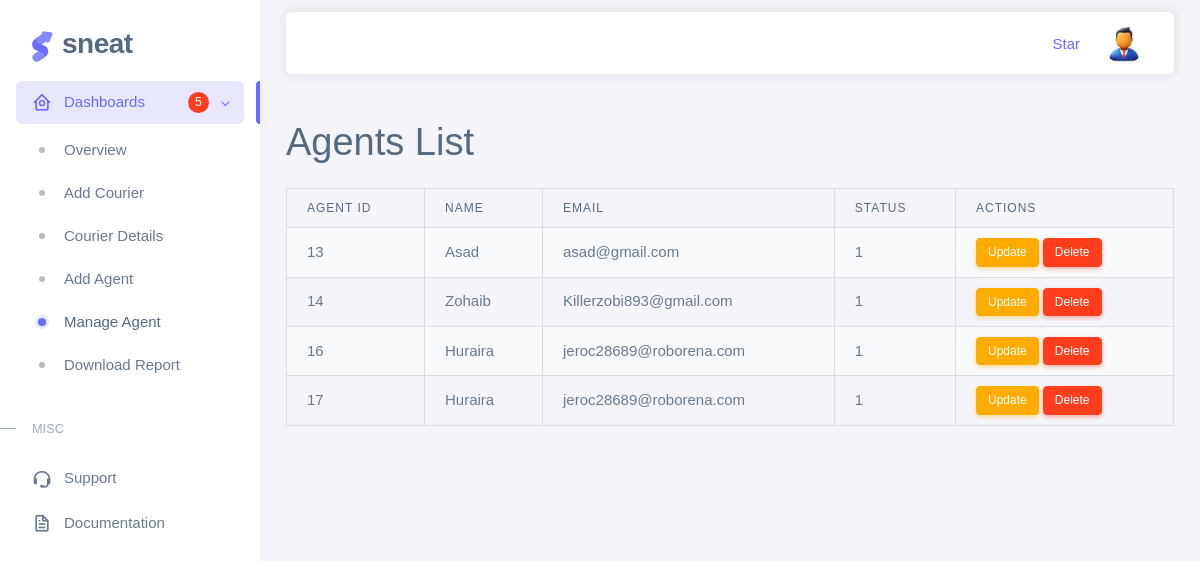
/Agent/agent_dets.php (signed in), run on an earlier commit of the app's database.
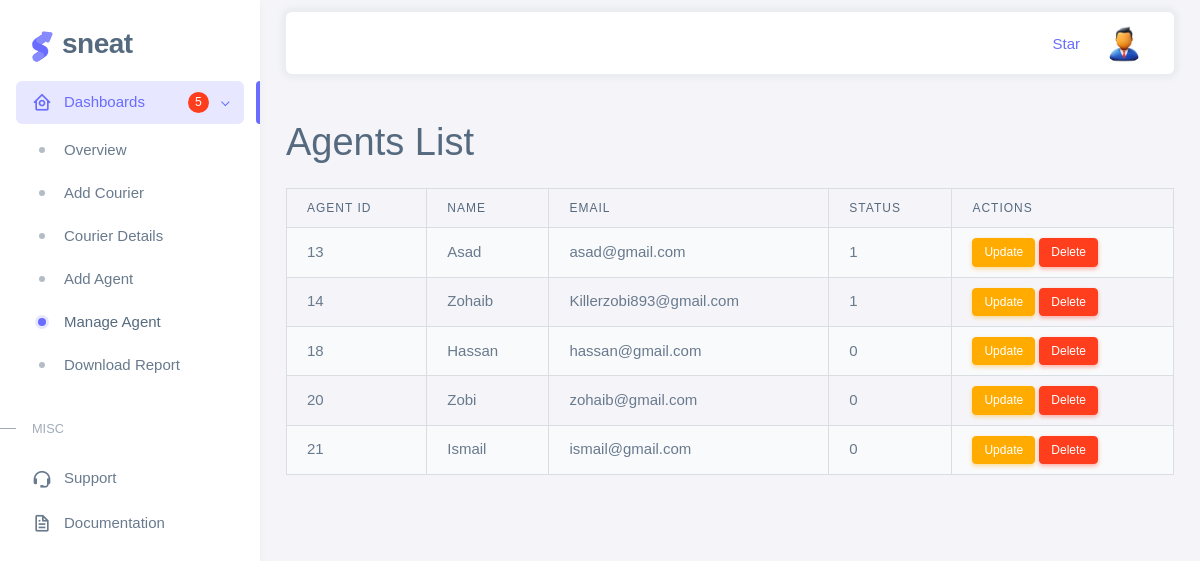
And on a later commit of the database.
### tables this page shows
CREATE TABLE `users` (
  `id` int(255) NOT NULL,
  `name` varchar(255) NOT NULL,
  `email` varchar(255) NOT NULL,
  `role` varchar(255) NOT NULL,
  `password` varchar(255) NOT NULL,
  `status` int(255) NOT NULL,
  `branch_id` int(255) DEFAULT NULL,
  `contact` bigint(255) DEFAULT NULL,
  `data_created` date NOT NULL DEFAULT current_timestamp()
);

### Agent/agent_dets.php (the view, shortened to what this page needs)
<?php
include('../connection.php');
$result = mysqli_query($conn, "SELECT * FROM users");
?>
<!DOCTYPE html>
<html
  lang="en"
  class="light-style layout-menu-fixed layout-compact"
  dir="ltr"
  data-theme="theme-default"
  data-assets-path="../Dashboard/assets/"
  data-template="vertical-menu-template-free">
  <head>
    <link rel="stylesheet" href="../Dashboard/assets/vendor/fonts/boxicons.css" />
    <link rel="stylesheet" href="../Dashboard/assets/vendor/css/core.css" class="template-customizer-core-css" />
    <link rel="stylesheet" href="../Dashboard/assets/vendor/css/theme-default.css" class="template-customizer-theme-css" />
    <link rel="stylesheet" href="../Dashboard/assets/css/demo.css" />
    <link rel="stylesheet" href="../Dashboard/assets/vendor/libs/perfect-scrollbar/perfect-scrollbar.css" />
    <link rel="stylesheet" href="../Dashboard/assets/vendor/libs/apex-charts/apex-charts.css" />
  </head>
  <body>
    <div class="layout-wrapper layout-content-navbar">
      <div class="layout-container">
        <aside id="layout-menu" class="layout-menu menu-vertical menu bg-menu-theme">
          <div class="app-brand demo">
            <a href="index.html" class="app-brand-link">
              <span class="app-brand-logo demo">
              </span>
              <span class="app-brand-text demo menu-text fw-bold ms-2">Sneat</span>
            </a>
          </div>
          <ul class="menu-inner py-1">
            <li class="menu-item active open">
              <a href="javascript:void(0);" class="menu-link menu-toggle">
                <i class="menu-icon tf-icons bx bx-home-circle"></i>
                <div data-i18n="Dashboards">Dashboards</div>
                <div class="badge bg-danger rounded-pill ms-auto">5</div>
              </a>
              <ul class="menu-sub">
              <li class="menu-item ">
                  <a
                    href="../Dashboard/index.php"
                    class="menu-link">
                    <div data-i18n="CRM">Overview</div>
                  </a>
                </li>
                <li class="menu-item ">
                  <a
                    href="../Courier/index.php"
                    class="menu-link">
                    <div data-i18n="CRM">Add Courier</div>
                  </a>
                </li>
                <li class="menu-item">
                  <a href="../Courier/courier_dets.php" class="menu-link">
                    <div data-i18n="Analytics">Courier Details</div>
                  </a>
                </li>
                <li class="menu-item">
                  <a
                    href="./create_agent.php"
                    class="menu-link">
                    <div data-i18n="eCommerce">Add Agent</div>
                  </a>
                </li>
                <li class="menu-item active">
                  <a
                    href="./agent_dets.php"
                    class="menu-link">
                    <div data-i18n="Logistics">Manage Agent</div>
                  </a>
                </li>
                <li class="menu-item">
                  <a
                    href="../generate_report.php"
                    class="menu-link">
                    <div data-i18n="Academy">Download Report</div>
                  </a>
                </li>
              </ul>
            </li>
            <li class="menu-header small text-uppercase"><span class="menu-header-text">Misc</span></li>
            <li class="menu-item">
              <a
                href="https://github.com/themeselection/sneat-html-admin-template-free/issues"
                class="menu-link">
                <i class="menu-icon tf-icons bx bx-support"></i>
                <div data-i18n="Support">Support</div>
              </a>
            </li>
            <li class="menu-item">
              <a
                href="https://demos.themeselection.com/sneat-bootstrap-html-admin-template/documentation/"
                class="menu-link">
                <i class="menu-icon tf-icons bx bx-file"></i>
                <div data-i18n="Documentation">Documentation</div>
              </a>
            </li>
          </ul>
        </aside>
        <div class="layout-page">
          <nav
            class="layout-navbar container-xxl navbar navbar-expand-xl navbar-detached align-items-center bg-navbar-theme"
            id="layout-navbar">
            <div class="navbar-nav-right d-flex align-items-center" id="navbar-collapse">
              <ul class="navbar-nav flex-row align-items-center ms-auto">
                <li class="nav-item lh-1 me-3">
                  <a
                    class="github-button"
                    href="https://github.com/zohaib-khan-786/E-Project-PHP-"
                    data-icon="octicon-star"
                    data-size="large"
                    data-show-count="true"
                    aria-label="Zohaib//Ismail"
                    >Star</a
                  >
                </li>
                  <li class="nav-item navbar-dropdown dropdown-user dropdown">
                  <a class="nav-link dropdown-toggle hide-arrow" href="javascript:void(0);" data-bs-toggle="dropdown">
                    <div class="avatar">
                    <?php
                                if(isset($_SESSION['adminName'])){
                                  echo '<img src="../Dashboard/assets/img/avatars/admin.png" alt class="w-px-40 h-auto rounded-circle" />';
                                } else if(isset($_SESSION['agentName'])){
                                  echo '<img src="../Dashboard/assets/img/avatars/1.png" alt class="w-px-40 h-auto rounded-circle" />';
                                }
                              ?>
                    </div>
                  </a>
                </li>
              </ul>
            </div>
          </nav>
    <div class="container mt-5">
        <h1 class="mb-4">Agents List</h1>
        <table class="table table-bordered table-striped large-table">
            <thead class="thead-dark">
                <tr>
                    <th>Agent ID</th>
                    <th>Name</th>
                    <th>Email</th>
                    <th>Status</th>
                    <th>Actions</th>
                </tr>
            </thead>
            <tbody>
                <?php
                $rows = [];
                while ($row = mysqli_fetch_assoc($result)) {
                    $rows[] = $row;
                }
                    foreach($rows as $row){
                    if ($row['role'] != 'Admin') {
                        echo "<tr>";
                        echo "<td>{$row['id']}</td>";
                        echo "<td>{$row['name']}</td>";
                        echo "<td>{$row['email']}</td>";
                        echo "<td>{$row['status']}</td>";
                        echo "<td>
                        <button class='btn btn-warning btn-sm' onclick=\"updateAgent('{$row['id']}')\">Update</button>
                        <button class='btn btn-danger btn-sm' onclick=\"deleteAgent('{$row['id']}')\">Delete</button>
                        </td>";
                        echo "</tr>";
                    };
                }
                ?>
            </tbody>
            </table>
    </div>
  </body>
</html>

### Dashboard/assets/css/demo.css (style rules this page uses)
.menu .app-brand.demo { height: 64px; margin-top: 12px; }
.app-brand-logo.demo svg { width: 22px; height: 38px; }
.app-brand-text.demo { font-size: 1.75rem; letter-spacing: -0.5px; text-transform: lowercase; }

### Agent/agent_dets.php (style rules this page uses)
body { font-family: Arial, sans-serif; }

What changed in the data, as far as the page shows it:
removed users: id "16", name "Huraira", email "jeroc28689@roborena.com", status "1"
removed users: id "17", name "Huraira", email "jeroc28689@roborena.com", status "1"
added users: id "18", name "Hassan", email "hassan@gmail.com", status "0"
added users: id "20", name "Zobi", email "zohaib@gmail.com", status "0"
added users: id "21", name "Ismail", email "ismail@gmail.com", status "0"
